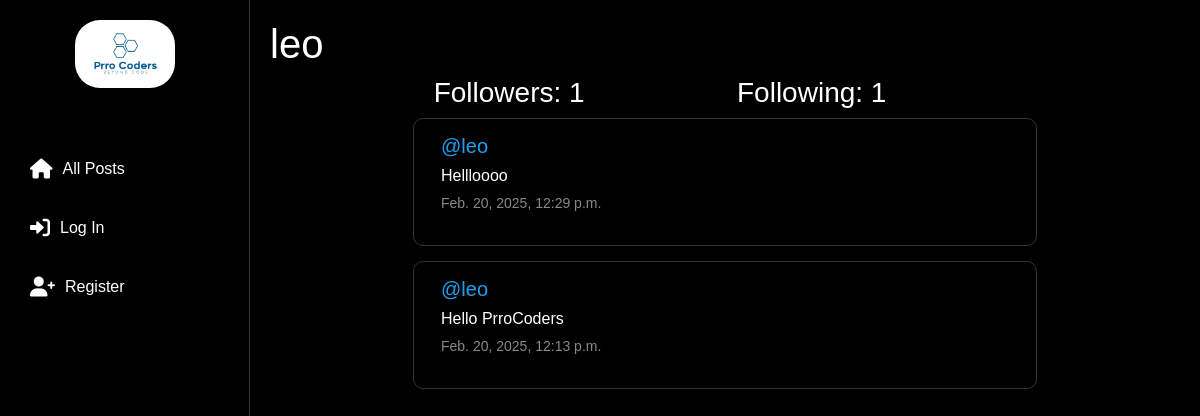
The page /profile/2 on the database its author committed.
### network/models.py (models this page shows, shortened)
class User(AbstractUser):
    pass

class Post(models.Model):
    content = models.CharField(max_length=140)
    user = models.ForeignKey(User, on_delete=models.CASCADE, related_name='auther')
    date = models.DateTimeField(auto_now_add=True)

### network/views.py (the view)
# urls.py: path('profile/<int:user_id>', views.profile, name='profile'),
def profile(request, user_id):
    user = User.objects.get(pk=user_id)
    allPosts = Post.objects.filter(user=user).order_by('id').reverse()
    follwers = Follow.objects.filter(user_follower=user)
    follwing = Follow.objects.filter(user=user)
    try:
        checkFollow = follwers.filter(user=User.objects.get(pk=request.user.id))
        if len(checkFollow) != 0:
            isFollwing = True
        else:
            isFollwing= False
    except:
        isFollwing = False
    paginater = Paginator(allPosts, 10)
    page_number = request.GET.get('page')
    posts_of_the_page = paginater.get_page(page_number)
    return render(request, "network/profile.html", {
        'allPosts': allPosts,
        'post_of_the_page': posts_of_the_page,
        'username':user.username,
        'follwing': follwing,
        'follwers': follwers,
        'isFollwing': isFollwing,
        'user_profile':user,
    })

### network/templates/network/profile.html (shortened to what this page needs)
{% extends "network/layout.html" %}
{% block body %}
    <h1>{{username}}</h1>
    <div class="container">
        <div class="row d-flex justify-content-center">
            <h3 class="col-4">Followers: {{follwers.count}}</h3>
            <h3 class="col-4">Following: {{follwing.count}}</h3>
        </div>
    </div>
    <div class="all-posts">
        {% for post in post_of_the_page %}
        <div class="row post ">
            <h5 class="username"><a href="{% url 'profile' post.user.id %}">@{{post.user}}</a></h5>
            <h6>{{post.content}}</h6>
            <p class="date">{{post.date}}</p>
        </div>
        {% endfor %}
    </div>
{% endblock %}

### network/static/network/styles.css (style rules this page uses)
body { font-family: Arial, sans-serif; background-color: #000; color: #fff; margin: 0; padding: 0; overflow-x: hidden; }
.all-posts { max-width: 600px; margin: 0 auto; }
.post { background-color: #000; border: 1px solid #333; border-radius: 10px; padding: 15px; margin-bottom: 15px; }
.username a { color: #1DA1F2; text-decoration: none; }
.date { color: #888; font-size: 14px; }

### rows shown on the page
User: username "leo"
Post: user "leo", content "Hellloooo", date "Feb. 20, 2025, 12:29 p.m."
Post: user "leo", content "Hello PrroCoders", date "Feb. 20, 2025, 12:13 p.m."

### other values the page prints
{{ follwers.count }} "1"
{{ follwing.count }} "1"
